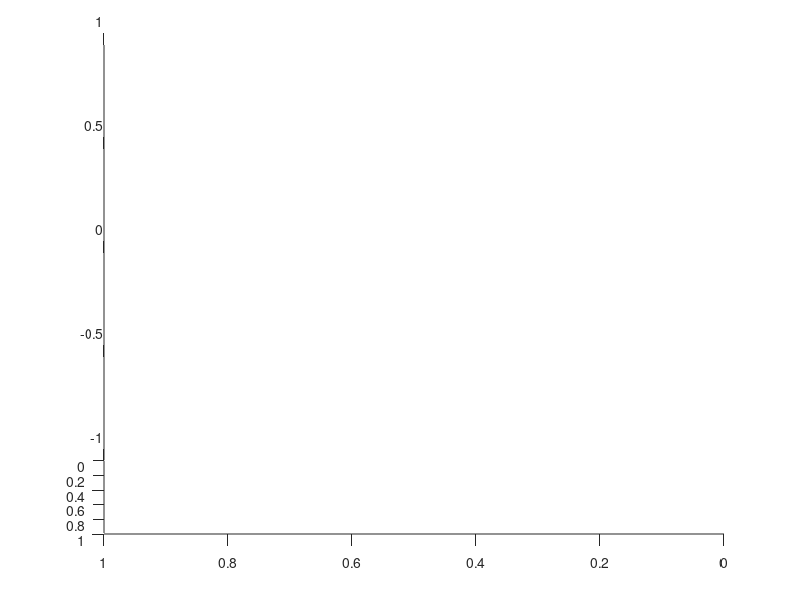

Here is the MATLAB script that generated this plot:
%%[VA,FA] = load_mesh('../examples/60/COLONEL_72k_v2.stl');
%%[VA,~,I] = remove_duplicate_vertices(VA,1e-7);
%%FA = I(FA);
%%VB = VA;
%%FB = FA;
%%VL = {};
%%FL = {};
%%JL = {};
%%VR = {};
%%FR = {};
%%JR = {};
%%VBT = {};
%%np = {};
%%for pass = 1:3
%%  switch pass
%%  case 1
%%  model = [
%%    0.624482 -0.08790451 -0.02104616    28.56648
%%    -0.08456153  -0.5162659  -0.3527985    118.7809
%%    0.03192946   0.3519804  -0.5227219    95.45589
%%    0           0           0           1
%%  ];
%%  p = [
%%    50.12374 59.13293 83.28964
%%  ];
%%  np{pass} = [
%%    -8.321052e-17  8.985326e-17            -1
%%  ];
%%  s = 0.63099;
%%  case 2
%%    model = [
%%      0.599641   0.008405692      0.072529      17.43686
%%      -0.008466938     0.6040106 -5.246095e-08      28.73365
%%      -0.07252189   -0.00101655        0.5997      59.33667
%%      0             0             0             1
%%    ];
%%    p = [
%%      50.15233 65.69357 96.56585
%%    ];
%%    np{pass} = [
%%      -5.552511e-17 -1.091538e-16            -1
%%    ];
%%  case 3
%%    model = [
%%      0.5645412   -0.06722294  0.0001887325      24.55151
%%      0.06722294     0.5645412 -4.970223e-08      33.17954
%%      -0.0001874026  2.236509e-05     0.5685293      54.59456
%%      0             0             0             1
%%    ];
%%    p = [
%%      50 66 80
%%    ];
%%    np{pass} = [
%%        0.25 -1.4 -1
%%      ];
%%    s = 0.56;
%%  end
%%  VBT{pass} = VB*model(1:3,1:3)' + model(1:3,4)';
%%  [VO,FO] = signed_distance_isosurface( ...
%%    VBT{pass},FB,'Level',-0.1,'ContouringMethod','cgal', ...
%%    'RadiusBound',0.010,'DistanceBound',0.010, ...
%%    'SignedDistanceType','pseudonormal');
%%  [VL{pass},FL{pass},JL{pass},VR{pass},FR{pass},JR{pass}] = ...
%%    matryoshka(VA,FA,VO,FO,p,np{pass});
%%end
%
%bbd = norm(max(VA)-min(VA));
%msoft = {'DiffuseStrength',0.2,'SpecularStrength',0.1,'AmbientStrength',0.6,'SpecularExponent',100};
%off = [0 0 0];
%
%CM = cbrewer('RdYlGn',9);
%gold = CM(2+(1:3),:);
%green = CM(end-2:end,:);
%clf;
%hold on;
%for pass = 1:3
%  VRp = VR{pass}+0.125*bbd*normalizerow(np{pass});
%  VLp = VL{pass}-0.125*bbd*normalizerow(np{pass});
%  VBTp = VBT{pass};
%  x = [0.5*(max(VRp(:,1:2))+min(VRp(:,1:2)))+[0 -150] min(VRp(:,3))];
%  VRp = VRp -x;
%  VLp = VLp -x;
%  VBTp =VBTp-x;
%  R = axisangle2matrix([0 0 1],(pass-2)*pi*0.3);
%  VRp = VRp *R;
%  VLp = VLp *R;
%  VBTp =VBTp*R;
%
%  CLp = 1*(JL{pass}<=size(FA,1))+1*(JL{pass}<=size(FA,1)+2);
%  CRp = 1*(JR{pass}<=size(FA,1))+1*(JR{pass}<=size(FA,1)+2);
%  tsurf(FR{pass},pass*off+VRp, 'FaceVertexCData',(CRp~=2).*[0.8 0.8 0.8]+(CRp==2).*green(pass,:),'FaceAlpha',1.0,'EdgeColor','none',msoft{:});
%  tsurf(FL{pass},pass*off+VLp, 'FaceVertexCData',(CLp~=2).*[0.8 0.8 0.8]+(CLp==2).*green(pass,:),'FaceAlpha',1.0,'EdgeColor','none',msoft{:});
%  tsurf(FB      ,pass*off+VBTp,'FaceColor',gold(pass,:),'FaceAlpha',1.0,'EdgeColor','none',msoft{:});
%end
%apply_ambient_occlusion();
%l = light('Position',[0 0 800],'Style','local');
%ss = add_shadow([],l,'Color',0.9*[1 1 1]);
%hold off;
%view(0,10);
%drawnow;
%camlight;
%camproj('persp');
%axis equal;
%set(gca,'pos',[0 0 1 1])
%set(gca,'Visible','off');
%set(gcf,'Color','w');
%drawnow;
view(0,10);
drawnow;
frame = getframe(gcf);
imwrite(frame.cdata,'colonels-front.png');
view(-180,10);
drawnow;
frame = getframe(gcf);
imwrite(frame.cdata,'colonels-back.png');
